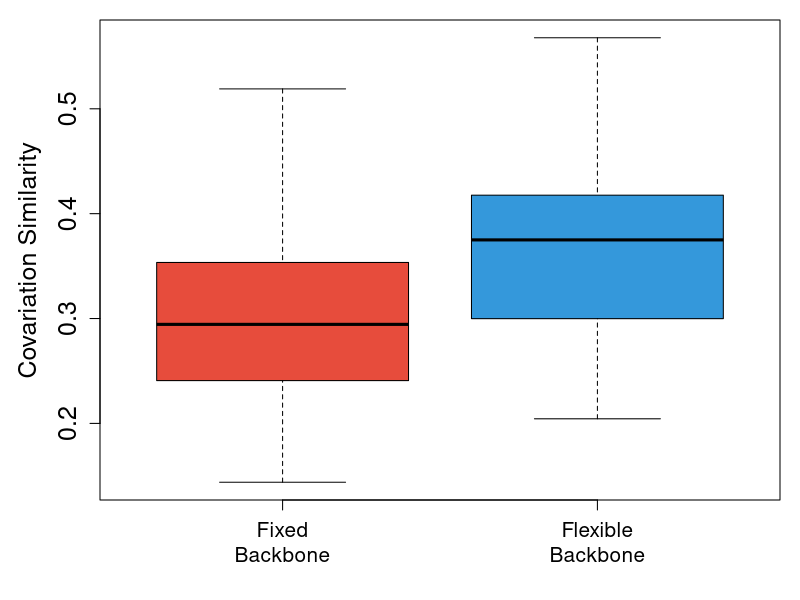

Reproduce this figure in R.
# The MIT License (MIT)
#
# Copyright (c) 2015 Noah Ollikainen
#
# Permission is hereby granted, free of charge, to any person obtaining a copy
# of this software and associated documentation files (the "Software"), to deal
# in the Software without restriction, including without limitation the rights
# to use, copy, modify, merge, publish, distribute, sublicense, and/or sell
# copies of the Software, and to permit persons to whom the Software is
# furnished to do so, subject to the following conditions:
#
# The above copyright notice and this permission notice shall be included in
# all copies or substantial portions of the Software.
#
# THE SOFTWARE IS PROVIDED "AS IS", WITHOUT WARRANTY OF ANY KIND, EXPRESS OR
# IMPLIED, INCLUDING BUT NOT LIMITED TO THE WARRANTIES OF MERCHANTABILITY,
# FITNESS FOR A PARTICULAR PURPOSE AND NONINFRINGEMENT. IN NO EVENT SHALL THE
# AUTHORS OR COPYRIGHT HOLDERS BE LIABLE FOR ANY CLAIM, DAMAGES OR OTHER
# LIABILITY, WHETHER IN AN ACTION OF CONTRACT, TORT OR OTHERWISE, ARISING FROM,
# OUT OF OR IN CONNECTION WITH THE SOFTWARE OR THE USE OR OTHER DEALINGS IN
# THE SOFTWARE.

pdf('covariation_similarity.pdf',width=3.5,height=6)
par(mar=c(5, 5, 1, 1))
a<-read.table('covariation_similarity.txt')
boxplot(a$V1,a$V2,ylab="Covariation Similarity",col=c("#e74c3c","#3498db"),cex.lab=1.5,cex.axis=1.5,outline=F)
text(1:2, par("usr")[3] - 0.04, labels = c("Fixed\nBackbone","Flexible\nBackbone"), xpd = TRUE, cex=1.25)
dev.off()